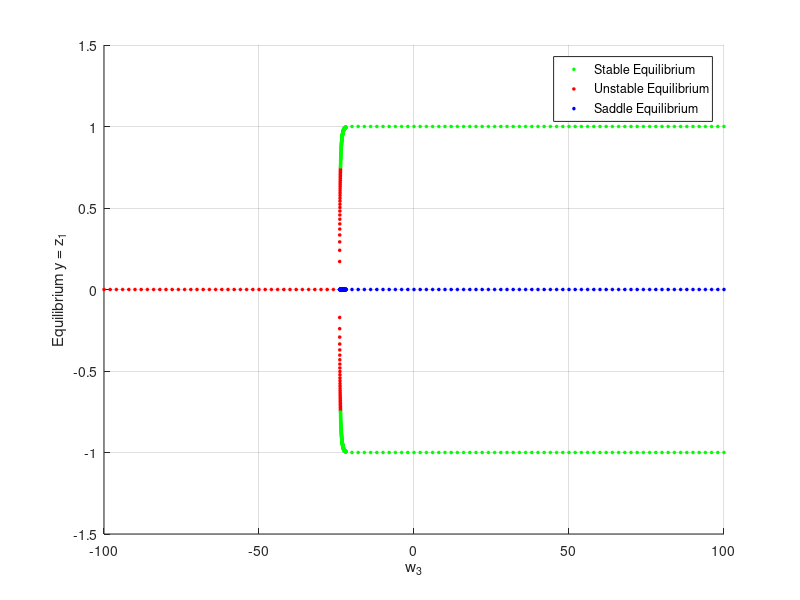

Recreate this plot in MATLAB.

close all;

phi = @(u) tanh(u);
phi_prime = @(u) 1 - tanh(u).^2;

w3_left = -100:2:-24;
w3_mid = -24:0.01:-22;
w3_right = -22:2:100;

w3_vals = [w3_left, w3_mid, w3_right]

% cells because unknown number of equilibria solns
equilibria = cell(length(w3_vals), 1);
stability = cell(length(w3_vals), 1);

options = optimset('Display','off','TolFun',1e-8);

y_initials = linspace(-1, 1, 5);

% Loop over each w3 value
for i = 1:length(w3_vals)
    w3 = w3_vals(i);
    sol_set = [];
    stab_set = [];

    f = @(y) y - phi((w3 + 25)*y);
    for y0 = y_initials
        [y_sol, ~, exitflag] = fsolve(f, y0, options);
        if exitflag > 0

            if isempty(sol_set) || all(abs(sol_set - y_sol) > 1e-3)
                sol_set(end+1) = y_sol;
                
                % eigenvalues of jacobian computed at equilibria point
                u = (w3+25)*y_sol;
                a11 = -1 + 25*phi_prime(u);
                a12 = w3 * phi_prime(u);
                J = [a11, a12; 10, -10];
                e_vals = eig(J);
                
                if (all(real(e_vals) < 0))
                    stab_set(end+1) = 1;  % stable node or inward spiral
                elseif (all(real(e_vals) > 0))
                    stab_set(end+1) = 2;  % fully unstable node or outward spiral
                else
                    stab_set(end+1) = 3;  % saddle point?
                    display('SADDLE!!!')
                end
            end
        end
    end
    equilibria{i} = sol_set;
    stability{i} = stab_set;
end

    figure; hold on; grid on;
h_stable = []; h_unstable = []; h_saddle = [];

for i = 1:length(w3_vals)
    w3 = w3_vals(i);
    eq_points = equilibria{i};
    stab_points = stability{i};
    for j = 1:length(eq_points)
        if stab_points(j) == 1
            % legends in matlab are fucking stupid
            if isempty(h_stable)
                h_stable = plot(w3, eq_points(j), 'go', 'MarkerFaceColor', 'g', 'MarkerSize', 2);
            else
                plot(w3, eq_points(j), 'go', 'MarkerFaceColor', 'g', 'MarkerSize', 2);
            end
        elseif stab_points(j) == 2
            if isempty(h_unstable)
                h_unstable = plot(w3, eq_points(j), 'ro', 'MarkerFaceColor', 'r', 'MarkerSize', 2);
            else
                plot(w3, eq_points(j), 'ro', 'MarkerFaceColor', 'r', 'MarkerSize', 2);
            end
        else
            if isempty(h_saddle)
                h_saddle = plot(w3, eq_points(j), 'bo', 'MarkerFaceColor', 'b', 'MarkerSize', 2);
            else
                plot(w3, eq_points(j), 'bo', 'MarkerFaceColor', 'b', 'MarkerSize', 2);
            end
        end
    end
end

xlabel('w_3');
ylabel('Equilibrium y = z_1');
ylim([-1.5, 1.5])
if isempty(h_saddle)
    legend([h_stable, h_unstable], 'Stable Equilibrium', 'Unstable Equilibrium', 'Location', 'Best');
else
    legend([h_stable, h_unstable, h_saddle], 'Stable Equilibrium', 'Unstable Equilibrium', 'Saddle Equilibrium', 'Location', 'Best');
end

print(gcf, 'figures/equilibria_bifurcation.png', '-dpng', '-r600');


